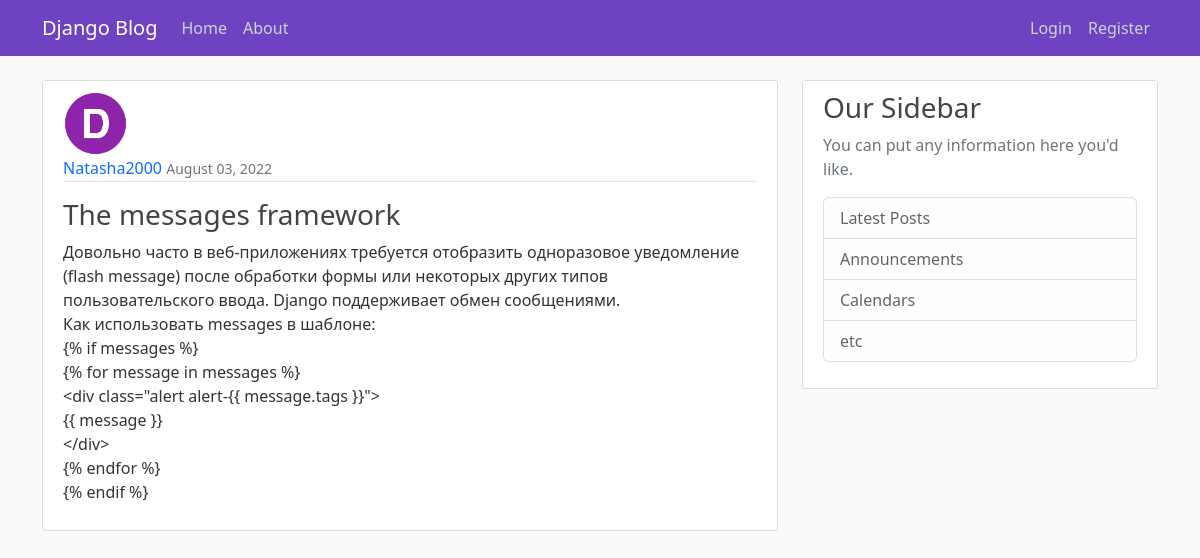
The page /post/8/ on the database its author committed.
### blog/models.py (models this page shows, shortened)
class Post(models.Model):
    title = models.CharField(max_length=100)
    content = models.TextField()
    date_posted = models.DateTimeField(default=timezone.now)
    author = models.ForeignKey(User, on_delete=models.CASCADE)

### users/models.py (models this page shows, shortened)
class Profile(models.Model):
    user = models.OneToOneField(User, on_delete=models.CASCADE)
    image = models.ImageField(default='default.jpg', upload_to='profile_pics')

### blog/views.py (the view)
# urls.py: path('post/<int:pk>/', PostDetailView.as_view(), name='post-detail'),
class PostDetailView(DetailView):
    model = Post

### blog/templates/blog/post_detail.html (shortened to what this page needs)
{% extends "blog/base.html" %}
{% block content %}
    <article class="media content-section">
      <img class="rounded-circle article-img" src="{{ object.author.profile.image.url }}">
      <div class="media-body">
        <div class="article-metadata mb-3">
          <a class="mr-2" href="#">{{ object.author }}</a>
          <small class="text-muted mb-2">{{ object.date_posted|date:"F d, Y" }}</small>
        </div>
        <h3 class="article-title">{{ object.title }}</h3>
        <p class="article-content">{{ object.content }}</p>
      </div>
    </article>
{% endblock content %}

### blog/static/blog/main.css (style rules this page uses)
body { background: #fafafa; color: #333333; margin-top: 5rem; }
h1, h2, h3, h4, h5, h6 { color: #444444; }
.content-section { background: #ffffff; padding: 10px 20px; border: 1px solid #dddddd; border-radius: 3px; margin-bottom: 20px; }
.article-title { color: #444444; }
a:link { text-decoration: none; }
.article-content { white-space: pre-line; }
.article-img { height: 65px; width: 65px; margin-right: 16px; }
.article-metadata { padding-bottom: 1px; margin-bottom: 4px; border-bottom: 1px solid #e3e3e3 }

### rows shown on the page
Post: author.profile.image (placeholder picture), author "Natasha2000", date_posted "August 03, 2022", title "The messages framework", content "Довольно часто в веб-приложениях требуется отобразить одноразовое уведомление (flash message) после обработки формы или некоторых других типов пользовательского ввода. Django поддерживает обмен сообщениями. Как использовать messages в шаблоне: {% if messages %} {% for message in messages %} <div class=\"alert alert-{{ message.tags }}\"> {{ message }} </div> {% endfor %} {% endif %}"
